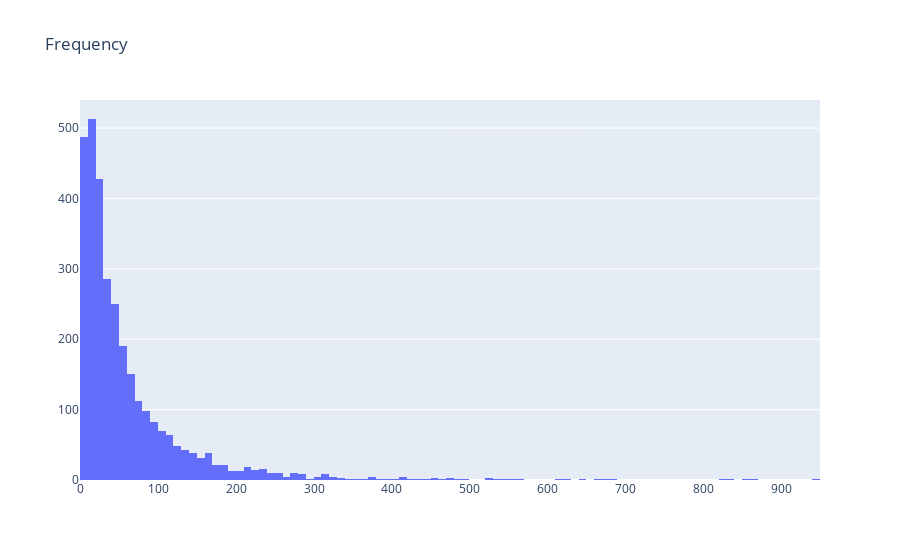

Notebook cell for this chart:
### Code cell
#plot frequency
plot_data = [
    go.Histogram(
        x=tx_user.query('Frequency < 1000')['Frequency']
    )
]

plot_layout = go.Layout(
        title='Frequency'
    )
fig = go.Figure(data=plot_data, layout=plot_layout)
pyoff.iplot(fig)

### Figure 1 — Plotly figure (JSON) as saved in the notebook; plotly's stock layout.template omitted (floating-point values rounded to 4 significant figures; data arrays with more than 128 entries replaced by an {"elided": "..."} marker saying what was removed)
{"data": [{"type": "histogram", "x": {"elided": "3161 int values"}}], "layout": {"title": {"text": "Frequency"}}}
